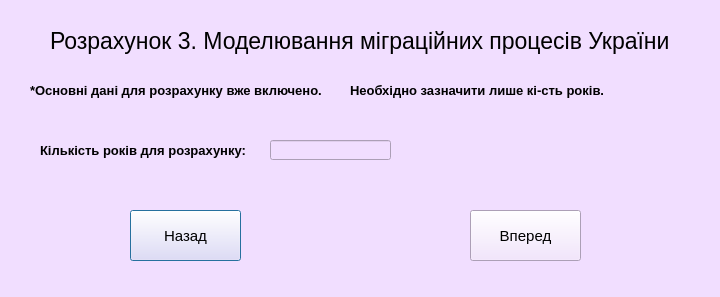
<?xml version="1.0" encoding="UTF-8"?>
<ui version="4.0">
 <class>kkwin3</class>
 <widget class="QDialog" name="kkwin3">
  <property name="enabled">
   <bool>true</bool>
  </property>
  <property name="geometry">
   <rect>
    <x>0</x>
    <y>0</y>
    <width>720</width>
    <height>297</height>
   </rect>
  </property>
  <property name="minimumSize">
   <size>
    <width>720</width>
    <height>297</height>
   </size>
  </property>
  <property name="maximumSize">
   <size>
    <width>720</width>
    <height>297</height>
   </size>
  </property>
  <property name="windowTitle">
   <string>Dialog</string>
  </property>
  <property name="styleSheet">
   <string notr="true">background-color:rgb(241,222,255);</string>
  </property>
  <widget class="QLabel" name="label">
   <property name="geometry">
    <rect>
     <x>50</x>
     <y>10</y>
     <width>661</width>
     <height>61</height>
    </rect>
   </property>
   <property name="font">
    <font>
     <pointsize>17</pointsize>
     <weight>50</weight>
     <bold>false</bold>
    </font>
   </property>
   <property name="text">
    <string>Розрахунок 3. Моделювання міграційних процесів України </string>
   </property>
  </widget>
  <widget class="QPushButton" name="back">
   <property name="geometry">
    <rect>
     <x>130</x>
     <y>210</y>
     <width>111</width>
     <height>51</height>
    </rect>
   </property>
   <property name="font">
    <font>
     <pointsize>11</pointsize>
    </font>
   </property>
   <property name="text">
    <string>Назад</string>
   </property>
  </widget>
  <widget class="QPushButton" name="next">
   <property name="geometry">
    <rect>
     <x>470</x>
     <y>210</y>
     <width>111</width>
     <height>51</height>
    </rect>
   </property>
   <property name="font">
    <font>
     <pointsize>11</pointsize>
    </font>
   </property>
   <property name="text">
    <string>Вперед</string>
   </property>
  </widget>
  <widget class="QLabel" name="label_14">
   <property name="geometry">
    <rect>
     <x>40</x>
     <y>140</y>
     <width>221</width>
     <height>21</height>
    </rect>
   </property>
   <property name="font">
    <font>
     <pointsize>10</pointsize>
     <weight>75</weight>
     <bold>true</bold>
    </font>
   </property>
   <property name="text">
    <string>Кількість років для розрахунку:</string>
   </property>
  </widget>
  <widget class="QLineEdit" name="years">
   <property name="enabled">
    <bool>true</bool>
   </property>
   <property name="geometry">
    <rect>
     <x>270</x>
     <y>140</y>
     <width>121</width>
     <height>20</height>
    </rect>
   </property>
   <property name="text">
    <string/>
   </property>
   <property name="alignment">
    <set>Qt::AlignCenter</set>
   </property>
  </widget>
  <widget class="QLabel" name="label_15">
   <property name="geometry">
    <rect>
     <x>30</x>
     <y>80</y>
     <width>311</width>
     <height>21</height>
    </rect>
   </property>
   <property name="font">
    <font>
     <pointsize>10</pointsize>
     <weight>75</weight>
     <bold>true</bold>
    </font>
   </property>
   <property name="text">
    <string>*Основні дані для розрахунку вже включено.</string>
   </property>
  </widget>
  <widget class="QLabel" name="label_16">
   <property name="geometry">
    <rect>
     <x>350</x>
     <y>80</y>
     <width>311</width>
     <height>21</height>
    </rect>
   </property>
   <property name="font">
    <font>
     <pointsize>10</pointsize>
     <weight>75</weight>
     <bold>true</bold>
    </font>
   </property>
   <property name="text">
    <string>Необхідно зазначити лише кі-сть років.</string>
   </property>
  </widget>
 </widget>
 <resources/>
 <connections/>
</ui>
